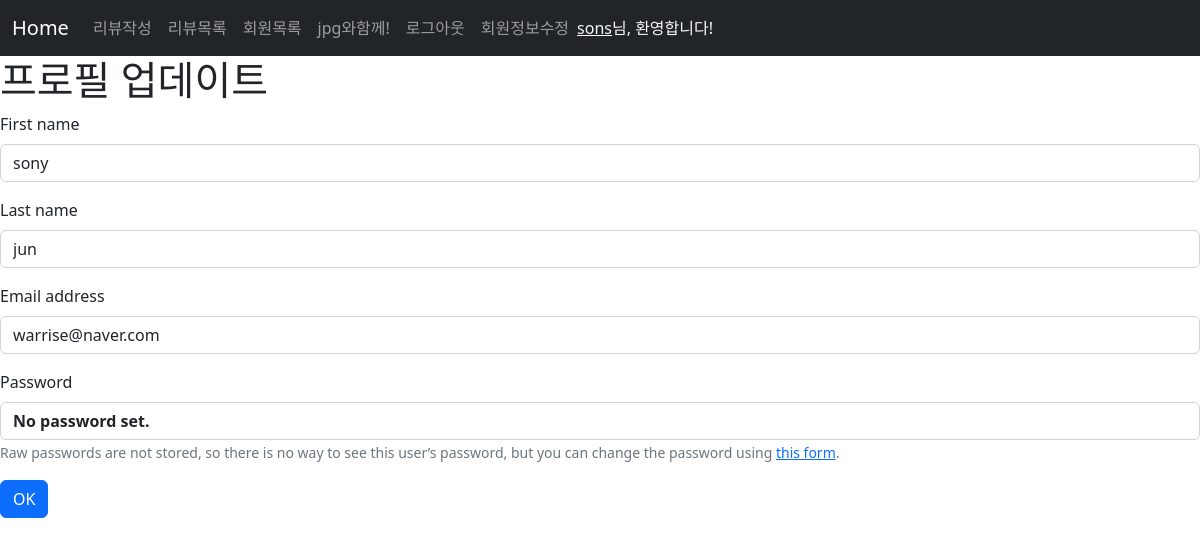
Page /accounts/update/ (signed in) on the committed database.
### accounts/models.py (models this page shows)
class User(AbstractUser):
    pass

### accounts/views.py (the view)
# urls.py: path("update/", views.update, name="update"),
@login_required
def update(request):
    if request.method == "POST":
        form = CustomUserChangeForm(request.POST, instance=request.user)
        if form.is_valid():
            form.save()
            return redirect("accounts:detail", request.user.pk)
    else:
        form = CustomUserChangeForm(instance=request.user)
    context = {"form": form}
    return render(request, "accounts/update.html", context)

### accounts/forms.py
class CustomUserChangeForm(UserChangeForm):
    class Meta:
        model = get_user_model()
        fields = (
            "first_name",
            "last_name",
            "email",
        )

### accounts/templates/accounts/update.html (shortened to what this page needs)
{% extends 'base.html' %}
{% load django_bootstrap5 %}
{% block content %}
<h1>프로필 업데이트</h1>
<form action="" method="POST">
  {% bootstrap_form form %}
  {% bootstrap_button button_type="submit" content="OK" %}
</form>
{% endblock content %}

### templates/base.html (shortened to what this page needs)
{% load static %}
<!DOCTYPE html>
<html lang="en">
<head>
  <link href="https://cdn.jsdelivr.net/npm/bootstrap@5.2.2/dist/css/bootstrap.min.css" rel="stylesheet"
>
  <link rel="stylesheet" href="https://cdn.jsdelivr.net/npm/bootstrap-icons@1.9.1/font/bootstrap-icons.css">
  <link rel="stylesheet" href="{% static 'css/style.css' %}" type="text/css">
</head>
<body>
  <link rel="stylesheet" href="https://cdnjs.cloudflare.com/ajax/libs/animate.css/4.1.1/animate.min.css" />
  {% block nav %}
  <nav class="navbar navbar-expand-lg navbar-dark bg-dark">
    <div class="container-fluid">
      <a class="navbar-brand" href="{% url 'review:review' %}">Home</a>
      <div class="collapse navbar-collapse" id="navbarNav">
        <ul class="navbar-nav">
          <li class="nav-item">
            <a class="nav-link" href="{% url 'review:create' %}">리뷰작성</a>
          </li>
        </ul>
        <ul class="navbar-nav">
          <li class="nav-item">
            <a class="nav-link" href="{% url 'review:index' %}">리뷰목록</a>
          </li>
        </ul>
        <ul class="navbar-nav">
          <li class="nav-item">
            <a class="nav-link" href="{% url 'accounts:index' %}">회원목록</a>
          </li>
        </ul>
        <ul class="navbar-nav">
          <li class="nav-item">
            <a class="nav-link" href="{% url 'articles:index' %}">jpg와함께!</a>
          </li>
        </ul>
        <ul class="navbar-nav">
          {% if request.user.is_authenticated %}
          <li class="nav-item">
            <a class="nav-link" href="{% url 'accounts:logout' %}">로그아웃</a>
          </li>
          <li class="nav-item">
            <a class="nav-link" href="{% url 'accounts:update' %}">회원정보수정</a>
          </li>
        </ul>
        <div class="d-flex">
          <span class="text-light"><a class="text-light" href="{% url 'accounts:detail' user.pk %}">
              {{ user }}</a>님, 환영합니다!
          </span>
        </div>
        {% endif %}
      </div>
    </div>
  </nav>
  {% endblock nav %}
  {% block content %}{% endblock %}
</body>
</html>

### rows in the picture
User: username "sons", first_name "sony", last_name "jun", email "warrise@naver.com"
